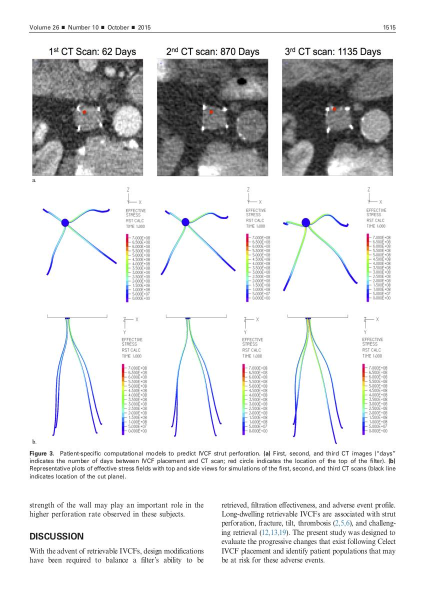
#> input picture data/detector2_dataset/images/train/10.1016+j.jvir.2015.06.020-06.jpg, 850 x 1200 px (shown at 1/2 size)
$ python contrast_check.py ../data/detector2_dataset/images/train/10.1016+j.jvir.2015.06.020-06.jpg
#> lines starting #> are read from the running program, lines starting #| are printed output that depends on the picture
import sys
import cv2
import numpy as np
from pathlib import Path
from PIL import Image
from skimage.color import rgb2lab, deltaE_ciede2000
from scipy.spatial.distance import cdist

##### CONFIGURATION #####

DEUTERANOPIA_MATRIX = np.array([
    [0.457771, 0.731899, -0.184143],
    [0.226409, 0.731012, 0.040891],
    [-0.011553, 0.036433, 0.954719]
])

RATIO_THRESHOLD = 5.0
MIN_DISTANCE_THRESHOLD = 10.0
PIXEL_PERCENTAGE_THRESHOLD = 5.0
MAX_SPATIAL_DISTANCE = 1300.0  # pixel
MAX_PALETTE_COLORS = 256

OUTPUT_DIR = Path("outputs/contrast_detections")
OUTPUT_DIR.mkdir(parents=True, exist_ok=True)

BBOX_COLOR = (255, 165, 0)
BBOX_THICKNESS = 3
TEXT_COLOR = (255, 255, 255)
TEXT_BACKGROUND = (255, 165, 0)
FONT = cv2.FONT_HERSHEY_SIMPLEX
FONT_SCALE = 0.8
FONT_THICKNESS = 2

##### PARSE ARGUMENTS #####

if len(sys.argv) < 2:
    print("ERROR: No input path provided")
    print("Usage: python contrast_check.py <image_path> [--visualize]")
    sys.exit(1)

input_path = Path(sys.argv[1])
visualize = "--visualize" in sys.argv or "-v" in sys.argv

if not input_path.exists():
    print(f"ERROR: Image not found: {input_path}")
    sys.exit(1)

##### SIMULATION #####

def srgb_to_linear(rgb):
    rgb_norm = rgb.astype(np.float32) / 255.0
    return np.where(rgb_norm <= 0.04045, rgb_norm / 12.92, ((rgb_norm + 0.055) / 1.055) ** 2.4)

def linear_to_srgb(rgb_linear):
    rgb_out = np.where(rgb_linear <= 0.0031308, rgb_linear * 12.92, 1.055 * (rgb_linear ** (1/2.4)) - 0.055)
    return (np.clip(rgb_out, 0, 1) * 255).astype(np.uint8)

def simulate_deuteranopia_array(rgb_array):
    rgb_linear = srgb_to_linear(rgb_array)
    simulated_linear = np.dot(rgb_linear, DEUTERANOPIA_MATRIX.T)
    simulated_linear = np.clip(simulated_linear, 0, 1)
    return linear_to_srgb(simulated_linear)

##### PALETTE EXTRACTION #####

def is_grayscale_color(rgb):
    r, g, b = rgb[0], rgb[1], rgb[2]
    mx = max(r, g, b)
    mn = min(r, g, b)
    df = mx - mn

    if mx == 0:
        s = 0
    else:
        s = df / mx

    v = mx

    if v < 40:
        return True

    if v > 230 and s < 0.15:
        return True

    if s < 0.10:
        return True

    return False

def extract_palette_and_histogram(image_path):
    img = Image.open(image_path).convert('RGB')
#> img is the input picture: PIL image 850x1200 RGB; mean R, G, B 224.1, 224.5, 225.1

    quantized = img.quantize(colors=MAX_PALETTE_COLORS, method=2)

    palette_flat = quantized.getpalette()
#> palette_flat = 768 values, max 254 at index 156, min 2 at index 226, mean 162
    palette_rgb = np.array(palette_flat[:MAX_PALETTE_COLORS*3]).reshape(-1, 3)
#> palette_rgb = 256 rows, first 8: [92, 99, 220], [107, 152, 223], [160, 221, 159], [161, 225, 224], [106, 152, 164], [150, 162, 222], [85, 106, 166], [38, 32, 227]

    color_counts = quantized.getcolors(MAX_PALETTE_COLORS)
#> color_counts = 256 pairs, first value 1 to 778609, second value 0 to 255

    if color_counts is None:
        histogram = np.zeros(MAX_PALETTE_COLORS, dtype=int)
        n_colors = MAX_PALETTE_COLORS
    else:
        n_colors = len(color_counts)
#> n_colors = 256
        histogram = np.zeros(MAX_PALETTE_COLORS, dtype=int)
        for count, idx in color_counts:
            histogram[idx] = count
#> this loop made 256 passes
#> count on passes 1 to 3: 960, 663, 655
#> after the loop, histogram = 256 values, max 778609 at index 52, min 1 at index 50, mean 3984.4

    palette_rgb = palette_rgb[:n_colors]
    histogram = histogram[:n_colors]

    non_gray_mask = np.array([not is_grayscale_color(rgb) for rgb in palette_rgb])

    return palette_rgb, histogram, non_gray_mask, img, quantized

##### DISTANCE CALCULATION #####

def calculate_distance_matrix(palette_rgb):
    n = len(palette_rgb)
    if n == 0:
        return np.array([])

    # convert to LAB color space
    lab_palette = rgb2lab(palette_rgb.reshape(1, -1, 3) / 255.0).reshape(-1, 3)

    dist_matrix = np.zeros((n, n))
    for i in range(n):
        for j in range(i+1, n):
            delta_e = deltaE_ciede2000(lab_palette[i], lab_palette[j])
            dist_matrix[i, j] = delta_e
            dist_matrix[j, i] = delta_e

    return dist_matrix

##### SPATIAL DISTANCE CALCULATION #####

def calculate_mean_spatial_distance(idx_i, idx_j, quantized_array):
    coords_i = np.argwhere(quantized_array == idx_i)
    coords_j = np.argwhere(quantized_array == idx_j)

    # sample max 100 pixels per color for efficiency
    if len(coords_i) > 100:
        coords_i = coords_i[np.random.choice(len(coords_i), 100, replace=False)]
    if len(coords_j) > 100:
        coords_j = coords_j[np.random.choice(len(coords_j), 100, replace=False)]

    if len(coords_i) == 0 or len(coords_j) == 0:
        return float('inf')

    # calculate pairwise Euclidean distances
    dists = cdist(coords_i, coords_j, metric='euclidean')
    return np.mean(dists)

##### DETECTION #####

print(f"Analyzing: {input_path.name}")

palette_rgb, histogram, non_gray_mask, original_img, quantized_img = extract_palette_and_histogram(str(input_path))

print(f"Extracted {len(palette_rgb)} colors ({original_img.width}x{original_img.height}px)")
#| Extracted 256 colors (850x1200px)

palette_rgb_filtered = palette_rgb[non_gray_mask]
#> palette_rgb_filtered = 191 rows, first 8: [92, 99, 220], [107, 152, 223], [160, 221, 159], [161, 225, 224], [106, 152, 164], [150, 162, 222], [85, 106, 166], [38, 32, 227]
histogram_filtered = histogram[non_gray_mask]
#> histogram_filtered = 191 values, max 960 at index 0, min 1 at index 46, mean 96.04

print(f"Filtered to {len(palette_rgb_filtered)} non-grayscale colors")
#| Filtered to 191 non-grayscale colors

if len(palette_rgb_filtered) < 2:
    print("No contrast loss detected")
    sys.exit(0)

palette_sim = simulate_deuteranopia_array(palette_rgb_filtered)
#> in srgb_to_linear, `rgb_norm = rgb.astype(np.float32) / 255.0`: rgb_norm = 191 rows, first 8: [0.361, 0.388, 0.863], [0.42, 0.596, 0.875], [0.627, 0.867, 0.624], [0.631, 0.882, 0.878], [0.416, 0.596, 0.643], [0.588, 0.635, 0.871], [0.333, 0.416, 0.651], [0.149, 0.125, 0.89]
#> in simulate_deuteranopia_array, `rgb_linear = srgb_to_linear(rgb_array)`: rgb_linear = 191 rows, first 8: [0.107, 0.125, 0.716], [0.147, 0.314, 0.738], [0.352, 0.723, 0.347], [0.356, 0.753, 0.745], [0.144, 0.314, 0.371], [0.305, 0.361, 0.73], [0.0908, 0.144, 0.381], [0.0194, 0.0144, 0.768]
#> in simulate_deuteranopia_array, `simulated_linear = np.dot(rgb_linear, DEUTERANOPIA_MATRIX.T)`: simulated_linear = 191 rows, first 8: [0.00852, 0.145, 0.687], [0.161, 0.293, 0.714], [0.626, 0.622, 0.353], [0.577, 0.662, 0.735], [0.227, 0.277, 0.364], [0.27, 0.363, 0.707], [0.0769, 0.142, 0.368], [-0.122, 0.0464, 0.734]
#> in simulate_deuteranopia_array, `simulated_linear = np.clip(simulated_linear, 0, 1)`: simulated_linear = 191 rows, first 8: [0.00852, 0.145, 0.687], [0.161, 0.293, 0.714], [0.626, 0.622, 0.353], [0.577, 0.662, 0.735], [0.227, 0.277, 0.364], [0.27, 0.363, 0.707], [0.0769, 0.142, 0.368], [0, 0.0464, 0.734]
#> in linear_to_srgb, `rgb_out = np.where(rgb_linear <= 0.0031308, rgb_linear * 12.92, 1.055 ..`: rgb_out = 191 rows, first 8: [0.0899, 0.416, 0.847], [0.438, 0.578, 0.862], [0.813, 0.811, 0.629], [0.784, 0.833, 0.873], [0.514, 0.563, 0.638], [0.556, 0.637, 0.858], [0.307, 0.412, 0.641], [0, 0.238, 0.872]
#> palette_sim = 191 rows, first 8: [22, 106, 215], [111, 147, 219], [207, 206, 160], [199, 212, 222], [131, 143, 162], [141, 162, 218], [78, 105, 163], [0, 60, 222]

dist_orig = calculate_distance_matrix(palette_rgb_filtered)
#> in calculate_distance_matrix, `n = len(palette_rgb)`: n = 191
#> in calculate_distance_matrix, `lab_palette = rgb2lab(palette_rgb.reshape(1, -1, 3) / 255.0).reshape(-..`: lab_palette = 191 rows, first 8: [47.45, 32.52, -62.97], [62.43, 4.65, -40.73], [82.75, -31.35, 24.39], [85.41, -20.26, -6], [60.07, -12.42, -11.24], [67.72, 9.65, -31.73], [45.62, 9.2, -34.72], [31.78, 65.29, -92.82]
#> after the loop in calculate_distance_matrix, `for i in range(n):`:
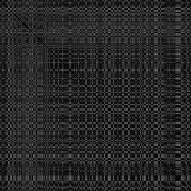
#> dist_matrix: shape (191, 191) float64; min 0, max 112.8, mean 40.3
dist_sim = calculate_distance_matrix(palette_sim)
#> in calculate_distance_matrix (call 2), `lab_palette = rgb2lab(palette_rgb.reshape(1, -1, 3) / 255.0).reshape(-..`: lab_palette = 191 rows, first 8: [46.15, 17.87, -62.36], [61.1, 7.25, -40.58], [81.81, -7.1, 23.09], [84.23, -2.43, -6.43], [59.05, -0.147, -11.48], [66.95, 6.08, -30.78], [44.75, 7.14, -34.36], [35.01, 49.1, -84.62]
#> after the loop in calculate_distance_matrix (call 2), `for i in range(n):`:
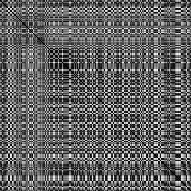
#> dist_matrix: shape (191, 191) float64; min 0, max 94.67, mean 37; drawn with min black and max white

ratio_matrix = np.divide(dist_orig, dist_sim + 0.1, where=(dist_sim + 0.1) != 0)
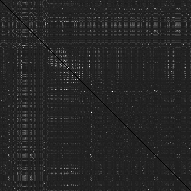
#> ratio_matrix: shape (191, 191) float64; min 0, max 7.75, mean 1.16; drawn with min black and max white

quantized_array = np.array(quantized_img)
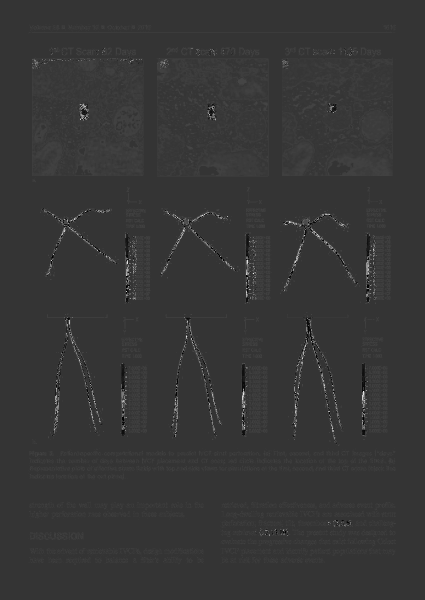
#> quantized_array: shape (1200, 850) (shown at 1/2 size); min 0, max 255, mean 54

problematic_pairs = []
total_pixels = np.sum(histogram_filtered)
#> total_pixels = 18344
max_ratio = 0.0

for i in range(len(palette_rgb_filtered)):
    for j in range(i+1, len(palette_rgb_filtered)):
        current_ratio = ratio_matrix[i, j]
        if current_ratio > max_ratio:
            max_ratio = current_ratio

        if current_ratio > RATIO_THRESHOLD and dist_orig[i, j] > MIN_DISTANCE_THRESHOLD:

            idx_i = np.where(non_gray_mask)[0][i]
            idx_j = np.where(non_gray_mask)[0][j]

            spatial_dist = calculate_mean_spatial_distance(idx_i, idx_j, quantized_array)

            # only flag as problematic if colors are close together
            if spatial_dist < MAX_SPATIAL_DISTANCE:
                pixel_count_i = histogram_filtered[i]
                pixel_count_j = histogram_filtered[j]
                combined_pixels = pixel_count_i + pixel_count_j

                problematic_pairs.append({
                    'color_i': i,
                    'color_j': j,
                    'ratio': float(current_ratio),
                    'dist_orig': float(dist_orig[i, j]),
                    'dist_sim': float(dist_sim[i, j]),
                    'spatial_dist': float(spatial_dist),
                    'pixels': int(combined_pixels),
                    'rgb_i': tuple(palette_rgb_filtered[i]),
                    'rgb_j': tuple(palette_rgb_filtered[j])
                })
#> this loop made 191 passes
#> after the loop, max_ratio = 7.75; problematic_pairs = 20 items

affected_colors = set()
#> affected_colors = 0 items
for pair in problematic_pairs:
    affected_colors.add(pair['color_i'])
    affected_colors.add(pair['color_j'])
#> this loop made 20 passes
#> after the loop, affected_colors = 24 items

affected_pixels = sum(histogram_filtered[c] for c in affected_colors)
#> affected_pixels = 1808
affected_percentage = (affected_pixels / total_pixels) * 100.0 if total_pixels > 0 else 0.0
#> affected_percentage = 9.86

has_contrast_loss = affected_percentage > PIXEL_PERCENTAGE_THRESHOLD
#> has_contrast_loss = True

##### RESULTS #####

print("\nCONTRAST LOSS DETECTION")
print(f"Image: {input_path.name}")
print(f"Palette Colors (non-gray): {len(palette_rgb_filtered)}")
#| Palette Colors (non-gray): 191
print(f"Max Ratio: {max_ratio:.2f}")
#| Max Ratio: 7.75
print(f"Problematic Pairs: {len(problematic_pairs)}")
#| Problematic Pairs: 20
print(f"Affected Pixels: {affected_pixels} / {total_pixels}")
#| Affected Pixels: 1808 / 18344
print(f"Percentage: {affected_percentage:.2f}%")
#| Percentage: 9.86%
print(f"Contrast Loss: {'YES' if has_contrast_loss else 'NO'}")
#| Contrast Loss: YES

##### VISUALIZATION #####

if visualize:
    original_img_pil = Image.open(str(input_path)).convert('RGB')
    img_array = np.array(original_img_pil)

    img_bgr = cv2.cvtColor(img_array, cv2.COLOR_RGB2BGR)
    vis_img = img_bgr.copy()
    h, w = vis_img.shape[:2]

    if has_contrast_loss and problematic_pairs:
        quantized_array = np.array(quantized_img)

        # build set of problematic palette indices
        problematic_filtered_indices = set()
        for pair in problematic_pairs:
            problematic_filtered_indices.add(pair['color_i'])
            problematic_filtered_indices.add(pair['color_j'])

        mask = np.zeros((h, w), dtype=np.uint8)

        # map filtered indices back to original palette indices
        # and mark corresponding pixels in the mask
        for filtered_idx in problematic_filtered_indices:
            original_idx = np.where(non_gray_mask)[0][filtered_idx]
            pixel_mask = (quantized_array == original_idx)
            mask[pixel_mask] = 255

        # clean up mask with morphological operations
        kernel = np.ones((5, 5), np.uint8)
        mask = cv2.dilate(mask, kernel, iterations=1)

        contours, _ = cv2.findContours(mask, cv2.RETR_EXTERNAL, cv2.CHAIN_APPROX_SIMPLE)

        problem_regions = []
        for i, contour in enumerate(contours):
            area = cv2.contourArea(contour)
            if area >= 9000:
                x, y, w_box, h_box = cv2.boundingRect(contour)
                problem_regions.append({
                    "id": i + 1,
                    "bbox": {"x1": x, "y1": y, "x2": x + w_box, "y2": y + h_box},
                    "area": int(area)
                })

        for region in problem_regions:
            bbox = region["bbox"]
            x1, y1, x2, y2 = bbox["x1"], bbox["y1"], bbox["x2"], bbox["y2"]
            region_id = region["id"]
            area = region["area"]

            cv2.rectangle(vis_img, (x1, y1), (x2, y2), BBOX_COLOR, BBOX_THICKNESS)

            label = f"Region {region_id}: {area}px"
            (text_width, text_height), baseline = cv2.getTextSize(
                label, FONT, FONT_SCALE, FONT_THICKNESS
            )
            cv2.rectangle(
                vis_img,
                (x1, y1 - text_height - baseline - 10),
                (x1 + text_width + 10, y1),
                TEXT_BACKGROUND,
                -1
            )
            cv2.putText(
                vis_img,
                label,
                (x1 + 5, y1 - baseline - 5),
                FONT,
                FONT_SCALE,
                TEXT_COLOR,
                FONT_THICKNESS
            )

        print(f"\nProblem Regions: {len(problem_regions)}")

    vis_filename = f"{input_path.stem}_contrast_loss.png"
    vis_path = OUTPUT_DIR / vis_filename
    cv2.imwrite(str(vis_path), vis_img)
    print(f"\nVisualization saved: {vis_path}")

    img_sim_array = simulate_deuteranopia_array(img_array.reshape(-1, 3)).reshape(h, w, 3)
    img_sim_bgr = cv2.cvtColor(img_sim_array, cv2.COLOR_RGB2BGR)

    sim_filename = f"{input_path.stem}_deuteranopia_sim.png"
    sim_path = OUTPUT_DIR / sim_filename
    cv2.imwrite(str(sim_path), img_sim_bgr)
    print(f"Simulated image: {sim_path}")

$ run again, on data/detector2_dataset/images/train/10.1038+s41467-019-08520-7-11.jpg
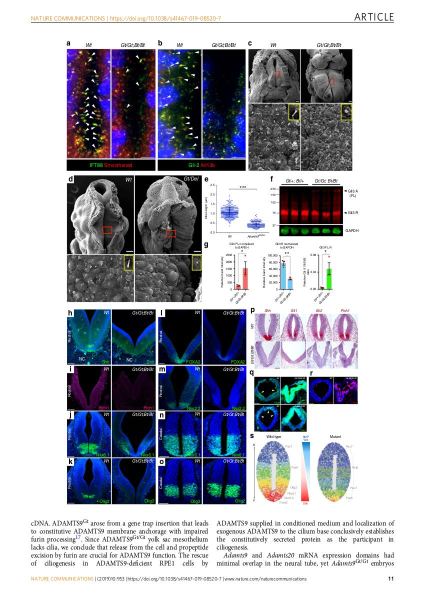
#> input picture data/detector2_dataset/images/train/10.1038+s41467-019-08520-7-11.jpg, 850 x 1200 px (shown at 1/2 size)
#> in extract_palette_and_histogram, img is the input picture: PIL image 850x1200 RGB; mean R, G, B 171.1, 172.7, 182.2
#> palette_flat = 768 values, max 254 at index 192, min 1 at index 228, mean 99.61
#> in extract_palette_and_histogram, `palette_rgb = np.array(palette_flat[:MAX_PALETTE_COLORS*3]).reshape(-1..`: palette_rgb = 256 rows, first 8: [93, 32, 35], [35, 31, 95], [150, 157, 162], [35, 33, 225], [35, 33, 160], [159, 165, 216], [87, 28, 92], [17, 90, 160]
#> color_counts = 256 pairs, first value 4 to 573180, second value 0 to 255
#> n_colors = 256
#> the loop in extract_palette_and_histogram, `for count, idx in color_counts:` made 256 passes
#> count on passes 1 to 3: 4453, 4202, 4103
#> after the loop in extract_palette_and_histogram, `for count, idx in color_counts:`: histogram = 256 values, max 573180 at index 64, min 4 at index 63, mean 3984.4
#| Extracted 256 colors (850x1200px)
#> palette_rgb_filtered = 192 rows, first 8: [93, 32, 35], [35, 31, 95], [35, 33, 225], [35, 33, 160], [159, 165, 216], [87, 28, 92], [17, 90, 160], [95, 102, 157]
#> histogram_filtered = 192 values, max 5090 at index 60, min 4 at index 59, mean 814.8
#| Filtered to 192 non-grayscale colors
#> rgb_norm = 192 rows, first 8: [0.365, 0.125, 0.137], [0.137, 0.122, 0.373], [0.137, 0.129, 0.882], [0.137, 0.129, 0.627], [0.624, 0.647, 0.847], [0.341, 0.11, 0.361], [0.0667, 0.353, 0.627], [0.373, 0.4, 0.616]
#> rgb_linear = 192 rows, first 8: [0.109, 0.0144, 0.0168], [0.0168, 0.0137, 0.114], [0.0168, 0.0152, 0.753], [0.0168, 0.0152, 0.352], [0.347, 0.376, 0.687], [0.0953, 0.0116, 0.107], [0.00561, 0.102, 0.352], [0.114, 0.133, 0.337]
#> in simulate_deuteranopia_array, `simulated_linear = np.dot(rgb_linear, DEUTERANOPIA_MATRIX.T)`: simulated_linear = 192 rows, first 8: [0.0576, 0.036, 0.0153], [-0.00335, 0.0185, 0.11], [-0.12, 0.0457, 0.719], [-0.0459, 0.0293, 0.336], [0.308, 0.382, 0.665], [0.0324, 0.0344, 0.101], [0.0127, 0.0904, 0.339], [0.0875, 0.137, 0.325]
#> in simulate_deuteranopia_array, `simulated_linear = np.clip(simulated_linear, 0, 1)`: simulated_linear = 192 rows, first 8: [0.0576, 0.036, 0.0153], [0, 0.0185, 0.11], [0, 0.0457, 0.719], [0, 0.0293, 0.336], [0.308, 0.382, 0.665], [0.0324, 0.0344, 0.101], [0.0127, 0.0904, 0.339], [0.0875, 0.137, 0.325]
#> rgb_out = 192 rows, first 8: [0.266, 0.209, 0.13], [0, 0.145, 0.365], [0, 0.237, 0.865], [0, 0.187, 0.615], [0.591, 0.651, 0.835], [0.198, 0.204, 0.352], [0.116, 0.333, 0.617], [0.327, 0.406, 0.606]
#> palette_sim = 192 rows, first 8: [67, 53, 33], [0, 37, 93], [0, 60, 220], [0, 47, 156], [150, 166, 212], [50, 52, 89], [29, 84, 157], [83, 103, 154]
#> n = 192
#> lab_palette = 192 rows, first 8: [21.88, 28.16, 12.71], [16.32, 22.93, -37.62], [31.53, 64.26, -92.1], [23.61, 44.47, -66.88], [68.92, 9.09, -26.53], [22.41, 36.56, -25.47], [37.79, 6, -43.79], [44.76, 11.6, -30.72]
#> after the loop in calculate_distance_matrix, `for i in range(n):`:
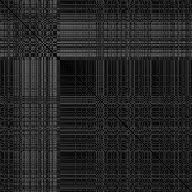
#> dist_matrix: shape (192, 192) float64; min 0, max 109.3, mean 37.5
#> lab_palette = 192 rows, first 8: [23.17, 3.08, 14.95], [16.07, 13.12, -36.78], [34.8, 48.39, -83.83], [25.05, 32.78, -62.1], [68.39, 4.88, -25.19], [23.19, 9.88, -22.56], [36.05, 9.78, -44.76], [44.05, 6.78, -30.12]
#> `quantized_array = np.array(quantized_img)`:
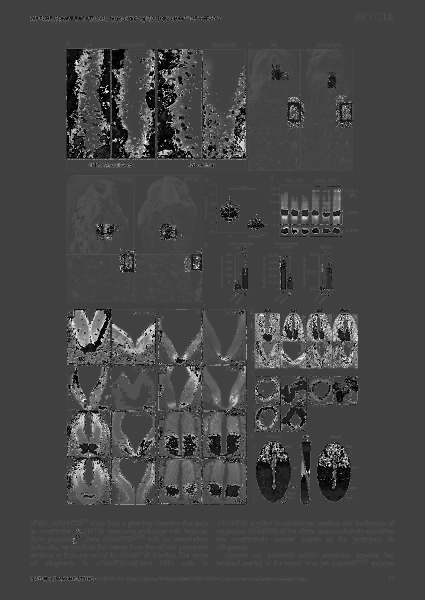
#> quantized_array: shape (1200, 850) (shown at 1/2 size); min 0, max 255, mean 69.2
#> total_pixels = 156434
#> the loop `for i in range(len(palette_rgb_filtered)):` made 192 passes
#> after the loop `for i in range(len(palette_rgb_filtered)):`: max_ratio = 15.09; problematic_pairs = 14 items
#> `affected_colors = set()`: affected_colors = 0 items
#> the loop `for pair in problematic_pairs:` made 14 passes
#> after the loop `for pair in problematic_pairs:`: affected_colors = 22 items
#> affected_pixels = 11325
#> affected_percentage = 7.24
#> has_contrast_loss = True
#| Palette Colors (non-gray): 192
#| Max Ratio: 15.09
#| Problematic Pairs: 14
#| Affected Pixels: 11325 / 156434
#| Percentage: 7.24%
#| Contrast Loss: YES
